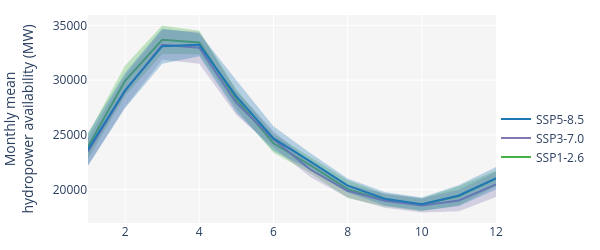

The notebook cell this image was saved under:
### Markdown cell above
for storage-type sites if available

### Code cell
if len(df_basin_monthly_mean_mw_stor)>0:
    fig = make_subplots(rows=1, cols=1, shared_xaxes=True, vertical_spacing=0.01)
    
    ###SSP126
    fig.add_trace(go.Scatter(name='SSP1-2.6', x=df_basin_monthly_mean_mw_stor_ens_mean.index, 
                             y=df_basin_monthly_mean_mw_stor_ens_mean['ssp126'],
                            mode='lines', line=dict(color='rgb(68, 178, 68)'),), row=1, col=1)
        
    fig.add_trace(go.Scatter(name='Upper Bound', x=df_basin_monthly_mean_mw_stor_ens_upper.index, 
                             y=df_basin_monthly_mean_mw_stor_ens_upper['ssp126'],
                             mode='lines',marker=dict(color="#444"),line=dict(width=0),showlegend=False), row=1, col=1)
        
    fig.add_trace(go.Scatter(name='Lower Bound', x=df_basin_monthly_mean_mw_stor_ens_lower.index, 
                             y=df_basin_monthly_mean_mw_stor_ens_lower['ssp126'], marker=dict(color="#444"), 
                            line=dict(width=0), mode='lines', fillcolor='rgba(68, 178, 68, 0.3)',fill='tonexty',showlegend=False), row=1, col=1)
    
    # ###SSP370    
    fig.add_trace(go.Scatter(name='SSP3-7.0', x=df_basin_monthly_mean_mw_stor_ens_mean.index, 
                             y=df_basin_monthly_mean_mw_stor_ens_mean['ssp370'],
                             mode='lines', line=dict(color='rgb(131, 119, 180)'),), row=1, col=1)
        
    fig.add_trace(go.Scatter(name='Upper Bound', x=df_basin_monthly_mean_mw_stor_ens_upper.index, 
                             y=df_basin_monthly_mean_mw_stor_ens_upper['ssp370'],
            mode='lines',marker=dict(color="#444"),line=dict(width=0),showlegend=False), row=1, col=1)
        
    fig.add_trace(go.Scatter(name='Lower Bound', x=df_basin_monthly_mean_mw_stor_ens_lower.index, 
                             y=df_basin_monthly_mean_mw_stor_ens_lower['ssp370'],marker=dict(color="#444"), 
                            line=dict(width=0), mode='lines', fillcolor='rgba(131, 119, 180, 0.3)',fill='tonexty',showlegend=False), row=1, col=1)
    
    # ###SSP585   
    fig.add_trace(go.Scatter(name='SSP5-8.5', x=df_basin_monthly_mean_mw_stor_ens_mean.index, 
                             y=df_basin_monthly_mean_mw_stor_ens_mean['ssp585'],
                            mode='lines', line=dict(color='rgb(31, 119, 180)'),), row=1, col=1)
        
    fig.add_trace(go.Scatter(name='Upper Bound', x=df_basin_monthly_mean_mw_stor_ens_upper.index, 
                             y=df_basin_monthly_mean_mw_stor_ens_upper['ssp585'],
                            mode='lines',marker=dict(color="#444"),line=dict(width=0),showlegend=False), row=1, col=1)
        
    fig.add_trace(go.Scatter(name='Lower Bound', x=df_basin_monthly_mean_mw_stor_ens_lower.index, 
                             y=df_basin_monthly_mean_mw_stor_ens_lower['ssp585'],marker=dict(color="#444"), 
                        line=dict(width=0), mode='lines', fillcolor='rgba(31, 119, 180, 0.3)',fill='tonexty', showlegend=False), row=1, col=1)
    
    
    fig.update_yaxes( tickformat='.0f') #type='log', 
    
    fig.update_layout(font = dict(size=12),width=600, height=250,
                      yaxis1 = dict(title="Monthly mean<br>hydropower availability (MW)"),
                      plot_bgcolor='#f5f5f5',#legend_traceorder="reversed",#showlegend=False)
                      legend=dict(yanchor="top",y=0.57,xanchor="left", x=1.00), 
                      margin=dict(l=10,r=10,b=10,t=15))
    
    fig.show()

### Figure 1 — Plotly figure (JSON) as saved in the notebook; plotly's stock layout.template omitted (floating-point values rounded to 4 significant figures)
{"data": [{"line": {"color": "rgb(68, 178, 68)"}, "mode": "lines", "name": "SSP1-2.6", "type": "scatter", "x": [1, 2, 3, 4, 5, 6, 7, 8, 9, 10, 11, 12], "xaxis": "x", "y": [23940.0, 29940.0, 33700.0, 33450.0, 28250.0, 24230.0, 22220.0, 20030.0, 19030.0, 18610.0, 19410.0, 21010.0], "yaxis": "y"}, {"line": {"width": 0}, "marker": {"color": "#444"}, "mode": "lines", "name": "Upper Bound", "showlegend": false, "type": "scatter", "x": [1, 2, 3, 4, 5, 6, 7, 8, 9, 10, 11, 12], "xaxis": "x", "y": [25080.0, 31330.0, 35010.0, 34530.0, 29150.0, 25100.0, 22950.0, 20840.0, 19600.0, 19180.0, 20290.0, 21730.0], "yaxis": "y"}, {"fill": "tonexty", "fillcolor": "rgba(68, 178, 68, 0.3)", "line": {"width": 0}, "marker": {"color": "#444"}, "mode": "lines", "name": "Lower Bound", "showlegend": false, "type": "scatter", "x": [1, 2, 3, 4, 5, 6, 7, 8, 9, 10, 11, 12], "xaxis": "x", "y": [22800.0, 28550.0, 32390.0, 32360.0, 27350.0, 23360.0, 21490.0, 19210.0, 18450.0, 18040.0, 18520.0, 20290.0], "yaxis": "y"}, {"line": {"color": "rgb(131, 119, 180)"}, "mode": "lines", "name": "SSP3-7.0", "type": "scatter", "x": [1, 2, 3, 4, 5, 6, 7, 8, 9, 10, 11, 12], "xaxis": "x", "y": [23450.0, 29000.0, 33240.0, 32960.0, 27920.0, 24600.0, 21800.0, 19870.0, 18980.0, 18540.0, 18990.0, 20470.0], "yaxis": "y"}, {"line": {"width": 0}, "marker": {"color": "#444"}, "mode": "lines", "name": "Upper Bound", "showlegend": false, "type": "scatter", "x": [1, 2, 3, 4, 5, 6, 7, 8, 9, 10, 11, 12], "xaxis": "x", "y": [24710.0, 30440.0, 34620.0, 34420.0, 29010.0, 25360.0, 22480.0, 20480.0, 19630.0, 19190.0, 19970.0, 21620.0], "yaxis": "y"}, {"fill": "tonexty", "fillcolor": "rgba(131, 119, 180, 0.3)", "line": {"width": 0}, "marker": {"color": "#444"}, "mode": "lines", "name": "Lower Bound", "showlegend": false, "type": "scatter", "x": [1, 2, 3, 4, 5, 6, 7, 8, 9, 10, 11, 12], "xaxis": "x", "y": [22200.0, 27550.0, 31870.0, 31500.0, 26820.0, 23840.0, 21120.0, 19260.0, 18320.0, 17890.0, 18010.0, 19310.0], "yaxis": "y"}, {"line": {"color": "rgb(31, 119, 180)"}, "mode": "lines", "name": "SSP5-8.5", "type": "scatter", "x": [1, 2, 3, 4, 5, 6, 7, 8, 9, 10, 11, 12], "xaxis": "x", "y": [23660.0, 29080.0, 33110.0, 33230.0, 28520.0, 24670.0, 22540.0, 20360.0, 19160.0, 18660.0, 19450.0, 21020.0], "yaxis": "y"}, {"line": {"width": 0}, "marker": {"color": "#444"}, "mode": "lines", "name": "Upper Bound", "showlegend": false, "type": "scatter", "x": [1, 2, 3, 4, 5, 6, 7, 8, 9, 10, 11, 12], "xaxis": "x", "y": [25160.0, 30690.0, 34720.0, 34280.0, 29990.0, 25790.0, 23310.0, 21000.0, 19780.0, 19280.0, 20400.0, 22050.0], "yaxis": "y"}, {"fill": "tonexty", "fillcolor": "rgba(31, 119, 180, 0.3)", "line": {"width": 0}, "marker": {"color": "#444"}, "mode": "lines", "name": "Lower Bound", "showlegend": false, "type": "scatter", "x": [1, 2, 3, 4, 5, 6, 7, 8, 9, 10, 11, 12], "xaxis": "x", "y": [22160.0, 27460.0, 31500.0, 32180.0, 27050.0, 23550.0, 21780.0, 19710.0, 18540.0, 18040.0, 18500.0, 19990.0], "yaxis": "y"}], "layout": {"font": {"size": 12}, "height": 250, "legend": {"x": 1, "xanchor": "left", "y": 0.57, "yanchor": "top"}, "margin": {"b": 10, "l": 10, "r": 10, "t": 15}, "plot_bgcolor": "#f5f5f5", "width": 600, "xaxis": {"anchor": "y", "autorange": true, "domain": [0, 1], "range": [1, 12], "type": "linear"}, "yaxis": {"anchor": "x", "autorange": true, "domain": [0, 1], "range": [16930.0, 35960.0], "tickformat": ".0f", "title": {"text": "Monthly mean<br>hydropower availability (MW)"}, "type": "linear"}}}
